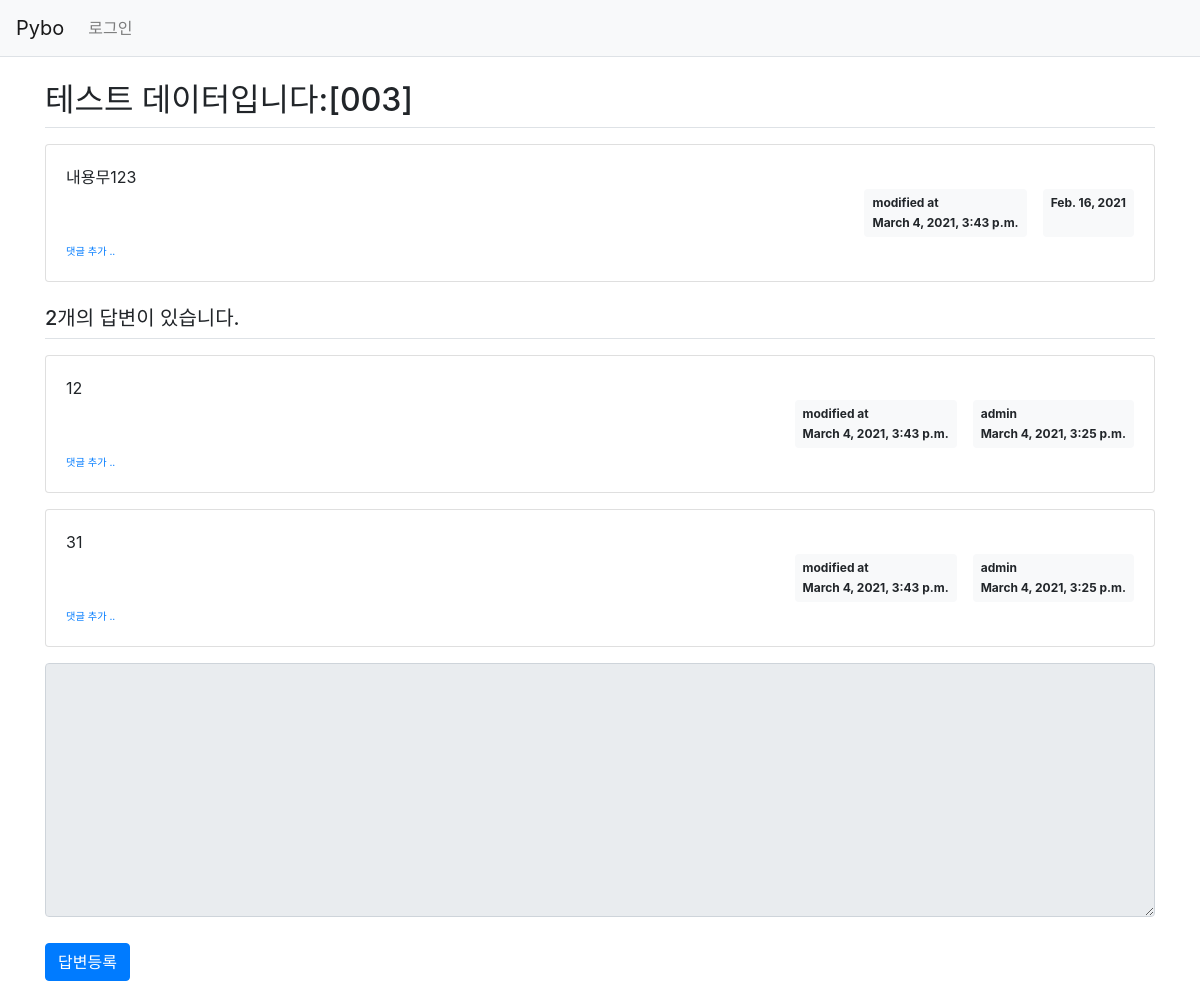
/pybo/11/, run on an earlier commit of the app's database.
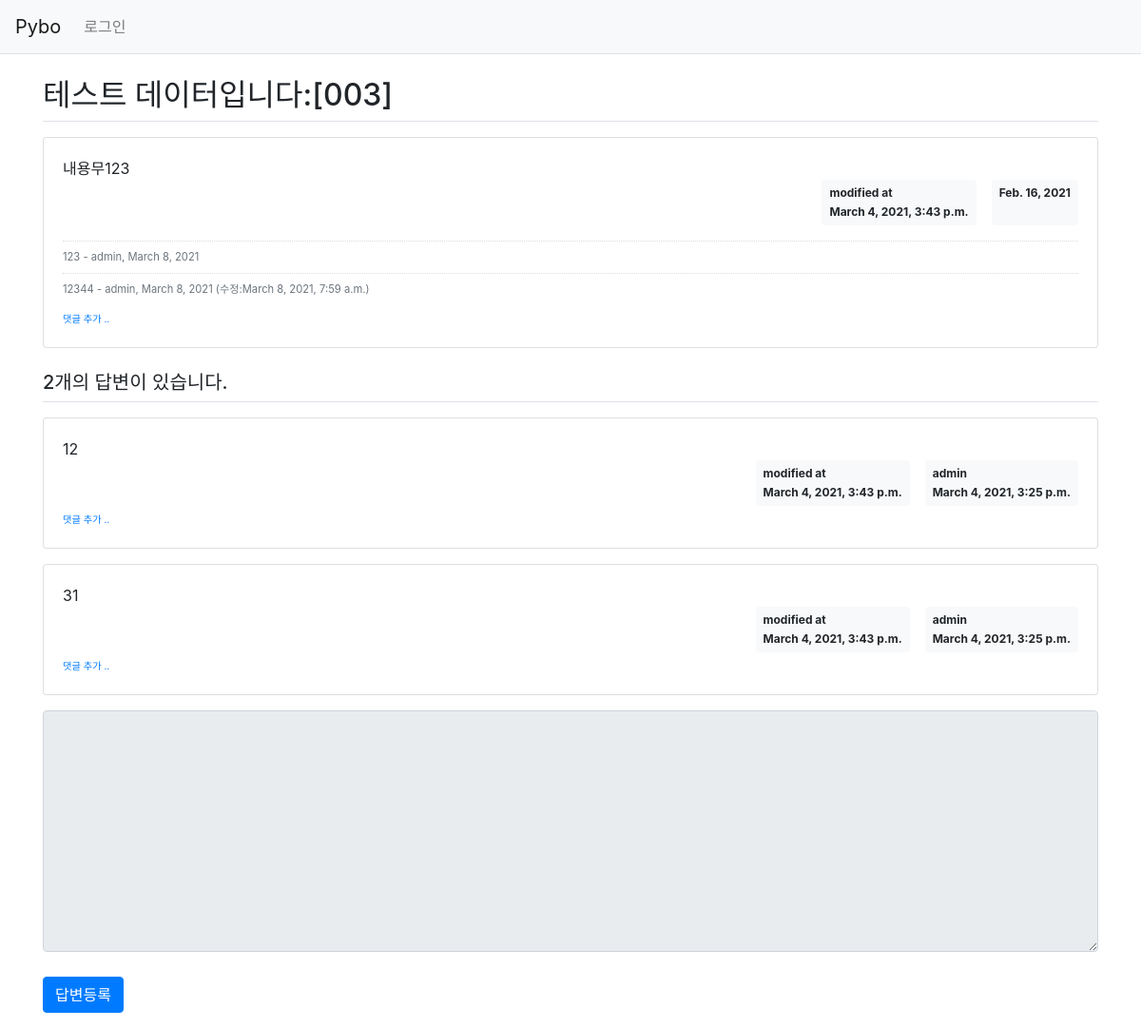
And on a later commit of the database.
### pybo/models.py (models this page shows, shortened)
class Question(models.Model):
  author = models.ForeignKey(User, on_delete=models.CASCADE)
  subject = models.CharField(max_length=200)
  content = models.TextField()
  create_date = models.DateField()
  modify_date = models.DateTimeField(null=True, blank=True)

class Answer(models.Model):
  author = models.ForeignKey(User, on_delete=models.CASCADE)
  question = models.ForeignKey(Question, on_delete=models.CASCADE)
  content = models.TextField()
  create_date = models.DateTimeField()
  modify_date = models.DateTimeField(null=True, blank=True)

class Comment(models.Model):
  author = models.ForeignKey(User, on_delete=models.CASCADE)
  content = models.TextField()
  create_date = models.DateField()
  modify_date = models.DateTimeField(null=True, blank=True)
  question = models.ForeignKey(Question, null=True, blank=True, on_delete=models.CASCADE)
  answer = models.ForeignKey(Answer, null=True, blank=True, on_delete=models.CASCADE)

### pybo/views.py (the view)
# urls.py: path('<int:question_id>/', views.detail, name='detail'),
def detail(request, question_id):
  question = get_object_or_404(Question, pk=question_id)
  context = { 'question': question }
  return render(request, 'pybo/question_detail.html', context)

### templates/pybo/question_detail.html (shortened to what this page needs)
{% extends 'base.html' %}
{% block content %}
<div class="container my-3">
    <h2 class="border-bottom py-2">{{ question.subject }}</h2>
    <div class="card my-3">
        <div class="card-body">
            <div class="card-text" style="white-space: pre-line;">{{ question.content }}</div>
            <div class="d-flex justify-content-end">
                {% if question.modify_date %}
                <div class="badge badge-light p-2 text-left mx-3">
                    <div class="mb-2">modified at</div>
                    <div>{{ question.modify_date }}</div>
                </div>
                {% endif %}
                <div class="badge badge-light p-2">
                    {{ question.create_date }}
                </div>
            </div>
            {% if question.comment_set.count > 0 %}
            <div class="mt-3">
            {% for comment in question.comment_set.all %}
                <div class="comment py-2 text-muted">
                    <span style="white-space: pre-line;">{{ comment.content }}</span>
                    <span>
                        - {{ comment.author }}, {{ comment.create_date }}
                        {% if comment.modify_date %}
                        (수정:{{ comment.modify_date }})
                        {% endif %}
                    </span>
                </div>
            {% endfor %}
            </div>
            {% endif %}
            <div>
                <a href="{% url 'pybo:comment_create_question' question.id  %}"
                   class="small"><small>댓글 추가 ..</small></a>
            </div>
        </div>
    </div>
    <h5 class="border-bottom my-3 py-2">{{question.answer_set.count}}개의 답변이 있습니다.</h5>
    {% for answer in question.answer_set.all %}
    <div class="card my-3">
        <div class="card-body">
            <div class="card-text" style="white-space: pre-line;">{{ answer.content }}</div>
            <div class="d-flex justify-content-end">
                {% if answer.modify_date %}
                <div class="badge badge-light p-2 text-left mx-3">
                    <div class="mb-2">modified at</div>
                    <div>{{ answer.modify_date }}</div>
                </div>
                {% endif %}
                <div class="badge badge-light p-2 text-left">
                    <div class="mb-2">{{ answer.author.username }}</div>
                    <div>
                        {{ answer.create_date }}
                    </div>
                </div>
            </div>
            <div>
                <a href="{% url 'pybo:comment_create_answer' answer.id  %}"
                   class="small"><small>댓글 추가 ..</small></a>
            </div>
        </div>
    </div>
    {% endfor %}
    <form action="{% url 'pybo:answer_create' question.id %}" method="post" class="my-3">
        <div class="form-group">
            <textarea {% if not user.is_authenticated %}disabled{% endif %} name="content" id="content" class="form-control" rows="10"></textarea>
        </div>
        <input type="submit" value="답변등록" class="btn btn-primary">
    </form>
</div>
{% endblock %}

### templates/base.html (shortened to what this page needs)
{% load static %}
<!doctype html>
<html lang="ko">
<head>
    <link rel="stylesheet" href="https://maxcdn.bootstrapcdn.com/bootstrap/4.0.0/css/bootstrap.min.css">
    <link rel="stylesheet" type="text/css" href="{% static 'style.css' %}">
</head>
<body>
{% include 'navbar.html' %}
{% block content %}
{% endblock %}
</body>
</html>

### templates/navbar.html (shortened to what this page needs)
<nav class="navbar navbar-expand-lg navbar-light bg-light border-bottom">
  <a class="navbar-brand" href="{% url 'pybo:index' %}">Pybo</a>
  <div class="collapse navbar-collapse flex-grow-0" id="navbarNav">
    <ul class="navbar-nav">
      <li class="nav-item ">
        {% if user.is_authenticated %}
          <a class="nav-link" href="{% url 'common:logout' %}">{{ user.username }} (로그아웃)</a>
        {% else %}
          <a class="nav-link" href="{% url 'common:login' %}">로그인</a>
        {% endif %}
      </li>
    </ul>
  </div>
</nav>

### static/style.css (style rules this page uses)
textarea { width: 100% !important; }
input[type=submit] { margin-top: 10px !important; }
.comment { border-top: dotted 1px #ddd; font-size: 0.7em; }

What changed in the data, as far as the page shows it:
added Comment: content "123", author "admin", create_date "March 8, 2021"
added Comment: content "12344", author "admin", create_date "March 8, 2021", modify_date "March 8, 2021, 7:59 a.m."
